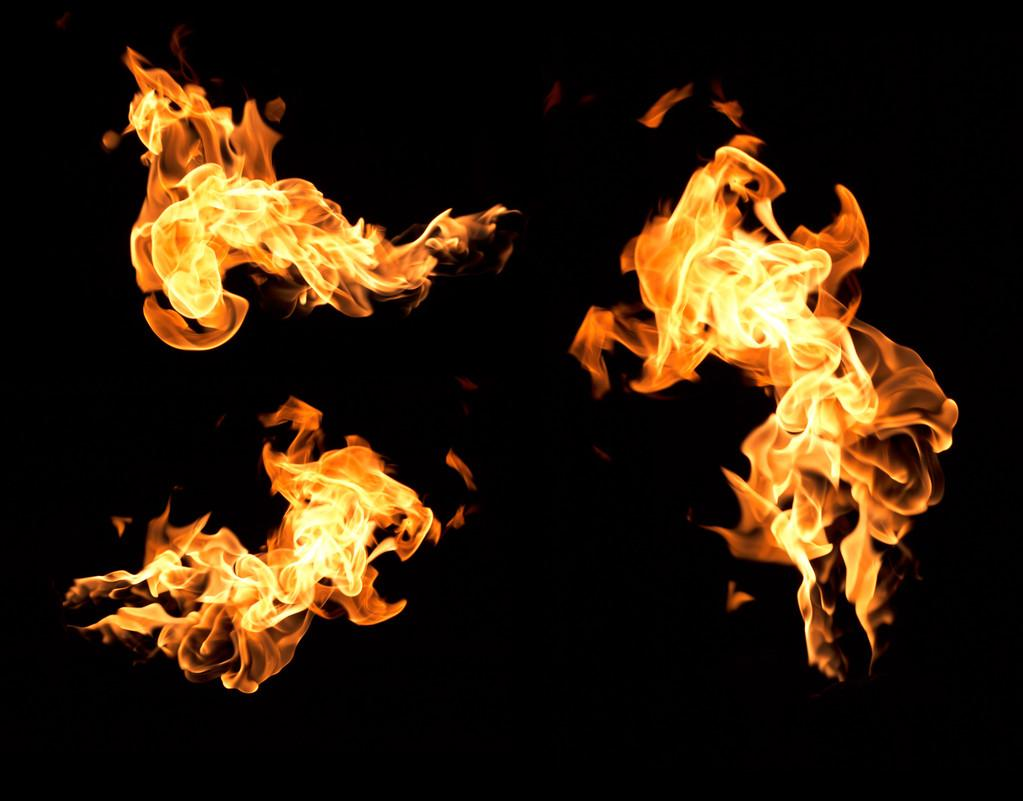
//> input picture original/6.jpg, 1023 x 801 px
$ ./main   (built with g++ and OpenCV 4)
//> lines starting //> are read from the running program, lines starting //| are printed output that depends on the picture; after the words box and inside, x2 and y2 are one past the last pixel; in counts of white or black regions, pixels touching at a corner belong together
#include <opencv2\opencv.hpp>
#include <iostream>
#include <math.h>

using namespace cv;
using namespace std;

double Judge(double in);
void RGBtoHIS(Mat& image_input, Mat& image_output);
void DrawFire(Mat &inputImg, Mat foreImg);
void FireDetection(Mat &image_input, Mat &image_output);

int main(int argc, char** argv) {
	Mat src = imread("E:\\vs_work\\firedetection\\6.jpg");
//> src is the input picture: 801 rows x 1023 cols, CV_8UC3; mean B, G, R 12.9, 31.6, 48.7
	Mat dst;

	FireDetection(src, dst);
	// [4 lines of commented-out code are left out]

	waitKey(0);

	return 0;
}

void FireDetection(Mat &image_input, Mat &image_output)
{
	image_output = Mat::zeros(image_input.size(), CV_8UC1); //初始化output矩阵
	Mat image_middle;
	if (image_input.empty()) {
		printf("could not load image...please try again!/n ");
	}
	if (image_output.empty() || image_output.channels() != 1) {
		printf("could not initialize output...please try again!/n ");
	}
	/*初始化程序报错*/
	RGBtoHIS( image_input,  image_middle);
//> after the loop in RGBtoHIS, `for (int i = 0; i < image_input.rows; i++)`:
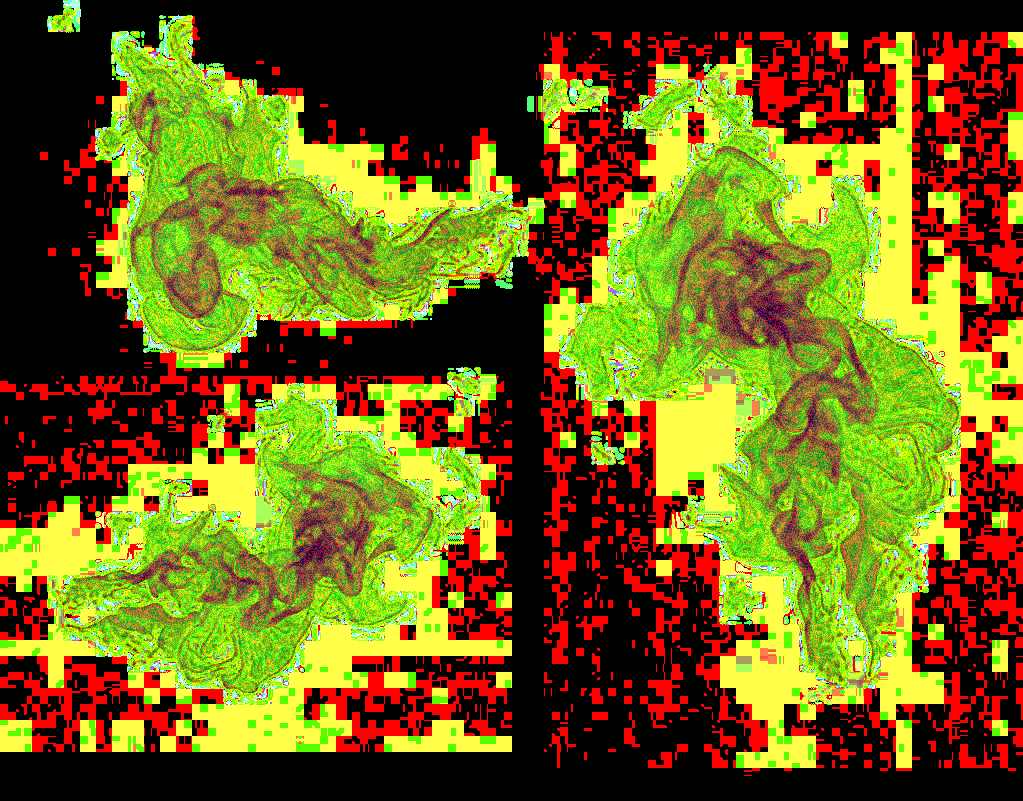
//> image_output: 801 rows x 1023 cols, CV_8UC3; mean B, G, R 23.9, 101.2, 112.3

	for (int i = 0; i < image_middle.rows; i++) {
		for (int j = 0; j < image_middle.cols; j++) {
			double H, S, I;
			H = image_middle.at<uchar>(i, image_middle.channels()*j + 0);
			S = image_middle.at<uchar>(i, image_middle.channels()*j + 1);
			I = image_middle.at<uchar>(i, image_middle.channels()*j + 2);

			if ((H>0 && H<60) && S>20 && S<255 && I>30 && I<255)
			{
				image_output.at<uchar>(i, j) = 255;
				//printf("H = %f", H);
			}
			else
			{
				image_output.at<uchar>(i, j) = 0;
			}
		}
	}
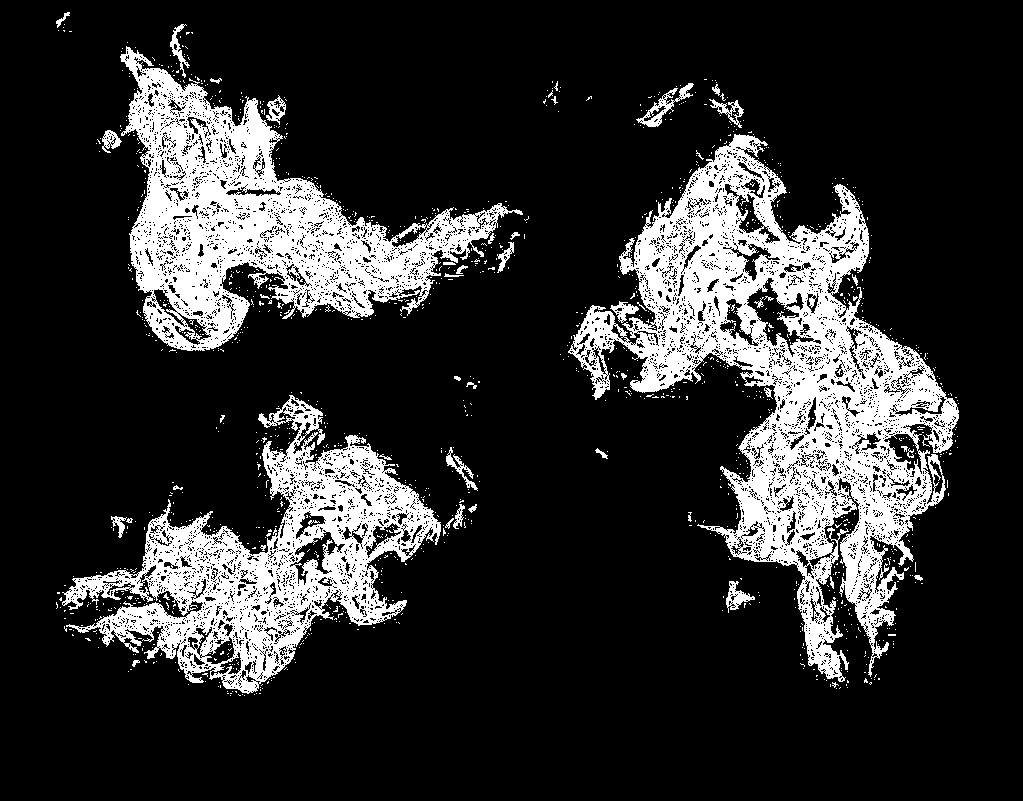
//> image_output: 801 rows x 1023 cols, CV_8UC1; 18.4% white; 1271 white regions (1224 under 20 px)
	namedWindow("original image", WINDOW_AUTOSIZE);
	imshow("original image", image_input);
	namedWindow("binary image", WINDOW_AUTOSIZE);
	imshow("binary image", image_output);
	imshow("HIS image", image_middle);
	DrawFire(image_input, image_output);
}

void DrawFire(Mat &inputImg, Mat foreImg)
{
	vector<vector<Point>> contours_set;//保存轮廓提取后的点集及拓扑关系

	findContours(foreImg, contours_set, RETR_EXTERNAL, CHAIN_APPROX_NONE);
//> contours_set = 1157 contours, 1130 with area under 20; largest, box (x1, y1, x2, y2) and area: (568, 134, 959, 682) 83587, (120, 46, 523, 351) 47972, (62, 395, 441, 694) 43534, (636, 83, 694, 127) 611, (726, 581, 755, 613) 354

	Mat result0;
	Scalar holeColor;
	Scalar externalColor;

	vector<vector<Point>>::iterator iter = contours_set.begin();

	for (; iter != contours_set.end(); )   //迭代器循环
	{
		Rect rect = boundingRect(*iter);
		/*	float radius;
		Point2f center;
		minEnclosingCircle(*iter, center, radius);*/

		if (rect.area()> 0)
		{
			rectangle(inputImg, rect, Scalar(0, 255, 0));  //scalar表示是什么颜色去框选
			++iter;
		}
		else
		{
			iter = contours_set.erase(iter);
		}
	}
//> this loop made 1157 passes
//> rect on passes 1 to 3: Rect(244, 695, 1, 1), Rect(230, 695, 1, 1), Rect(254, 694, 1, 1)
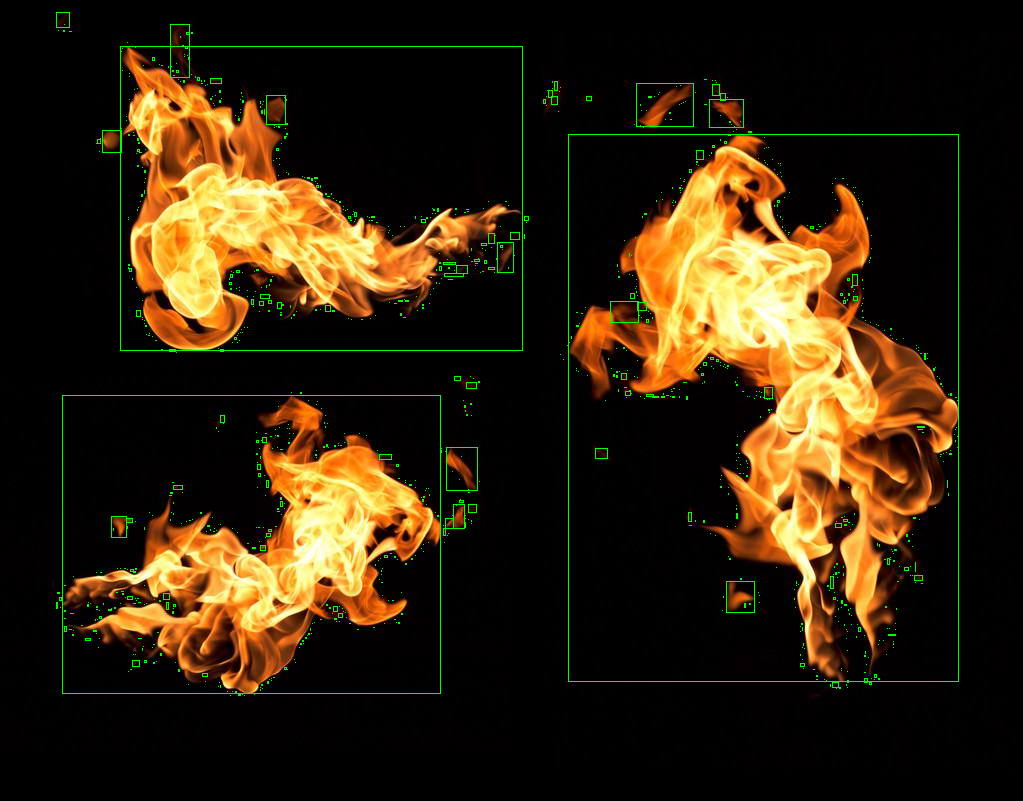
//> inputImg: 801 rows x 1023 cols, CV_8UC3; 1.21% of pixels changed, all inside (x1, y1, x2, y2) = (56, 12, 959, 696)
	imshow("Detect Fire", inputImg);
}

void RGBtoHIS(Mat& image_input, Mat& image_output)
{
	image_output = Mat::zeros(image_input.size(), CV_8UC3); //初始化output矩阵
	if (image_input.empty()) {
		printf("could not load RGBtoHIS image...please try again!/n ");
	}
	if (image_output.empty() || image_output.channels() != 3) {
		printf("could not initialize RGBtoHIS output...please try again!/n ");
	}
	/*初始化程序报错*/

	for (int i = 0; i < image_input.rows; i++) {
		for (int j = 0; j < image_input.cols; j++) {
			float R, G, B;
			B = image_input.at<uchar>(i, image_input.channels()*j + 0);
			G = image_input.at<uchar>(i, image_input.channels()*j + 1);
			R = image_input.at<uchar>(i, image_input.channels()*j + 2);


			//RGB转HIS公式编写
		/*	B = B / 255.0;
			G = G / 255.0;
			R = R / 255.0;*/
			float minRGB = min(min(R, G), B);

			double I = (R + B + G) / 3;
			double S = 1 - 3 * minRGB / (R + B + G);
			double H;
			double theta, den, num, esp = 0.0000001;
			double pi = 3.14159265;

			num = 0.5*((R - G) + (R - B));
			den = (R - G)*(R - G) + (R - B)*(G - B);
			den = sqrt(den);
			den = num / (den);   //den = num / (den+esp);
			theta = acos(den);

			if (G >= B)
			{
				H = theta;
			}
			else
			{
				H = 2 * pi - theta;
			}
			//H的单位是弧度
			//H = Judge(H * 255);
			//I = Judge(I * 255);
			//S = Judge(S * 255);
			H = H / (2 * pi);

			image_output.at<uchar>(i, image_output.channels()*j + 0) = H*360 ;
			image_output.at<uchar>(i, image_output.channels()*j + 1) = S*255 ;
			image_output.at<uchar>(i, image_output.channels()*j + 2) = I*255 ;
		}
	}
}

double Judge(double in)
{
	double out;
	if (in < 0)
	{
		out = 0;
	}
	if (in > 255)
	{
		out = 255;
	}
	else
	{
		out = in;
	}

	return out;
}

$ run again, with original/1.jpg copied over original/6.jpg
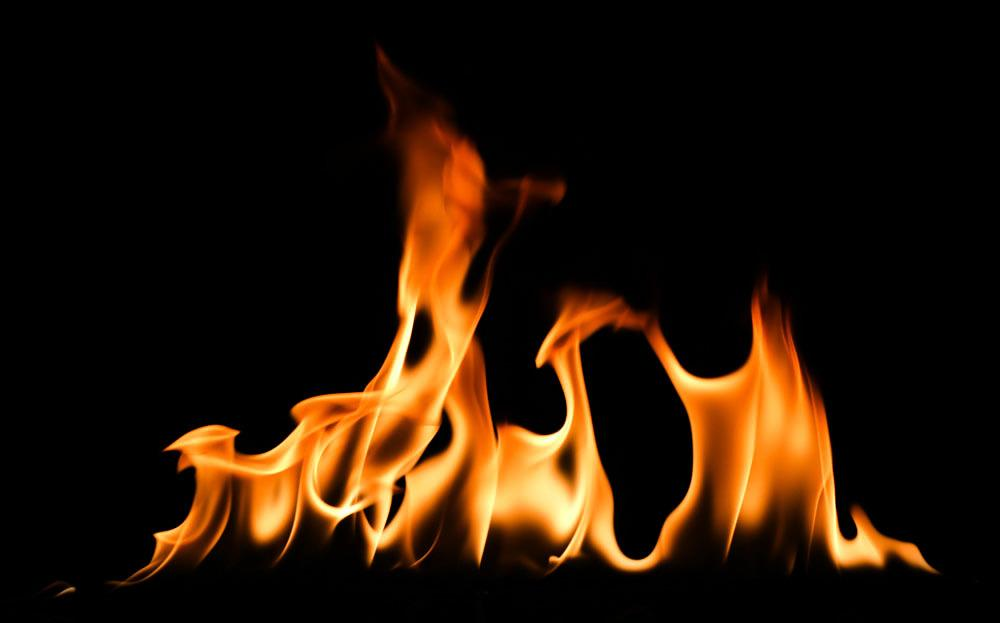
//> input picture original/1.jpg, 1000 x 623 px
//> src is the input picture: 623 rows x 1000 cols, CV_8UC3; mean B, G, R 6.2, 21.3, 38.4
//> after the loop in FireDetection, `for (int i = 0; i < image_middle.rows; i++)`:
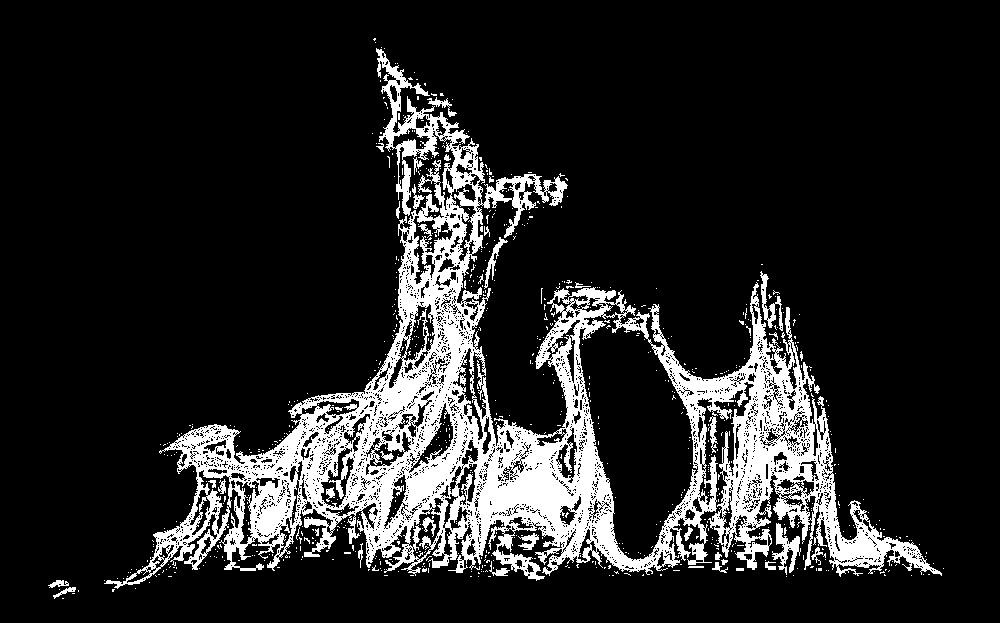
//> image_output: 623 rows x 1000 cols, CV_8UC1; 14.6% white; 745 white regions (706 under 20 px)
//> contours_set = 568 contours, 549 with area under 20; largest, box (x1, y1, x2, y2) and area: (104, 48, 942, 589) 127382, (772, 523, 801, 575) 463, (760, 271, 783, 331) 355, (484, 237, 508, 289) 178, (518, 533, 539, 550) 124
//> the loop in DrawFire, `for (; iter != contours_set.end(); )` made 568 passes
//> rect on passes 1 to 3: Rect(62, 598, 2, 1), Rect(72, 593, 3, 1), Rect(78, 590, 1, 2)
//> after the loop in DrawFire, `for (; iter != contours_set.end(); )`:
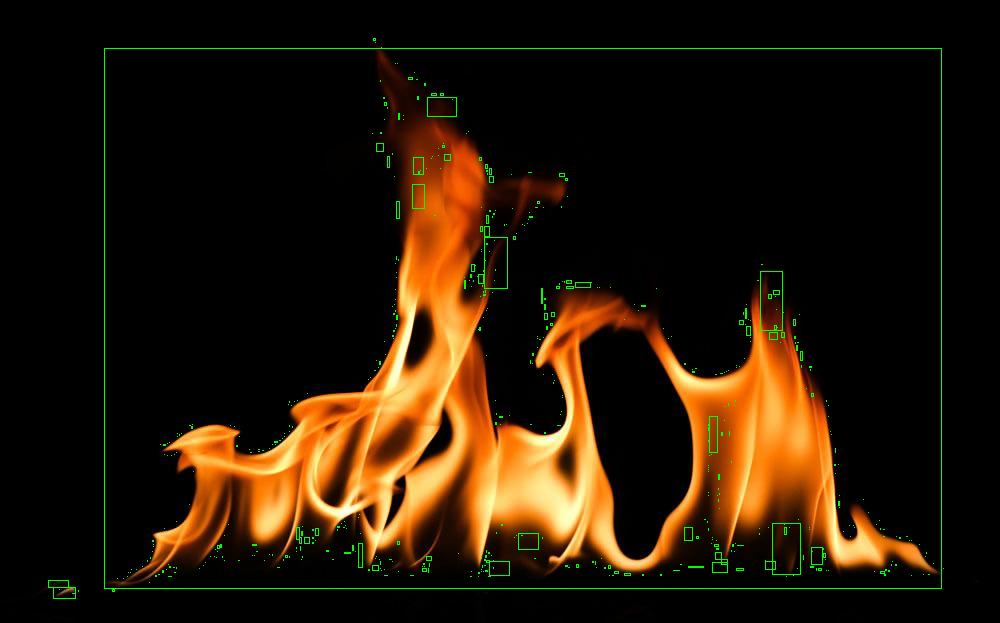
//> inputImg: 623 rows x 1000 cols, CV_8UC3; 1% of pixels changed, all inside (x1, y1, x2, y2) = (48, 38, 944, 599)

$ run again, with original/10.jpg copied over original/6.jpg
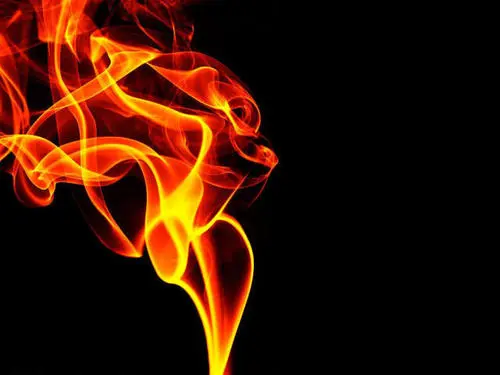
//> input picture original/10.jpg, 500 x 375 px
//> src is the input picture: 375 rows x 500 cols, CV_8UC3; mean B, G, R 3.1, 18.4, 52.9
//> after the loop in FireDetection, `for (int i = 0; i < image_middle.rows; i++)`:
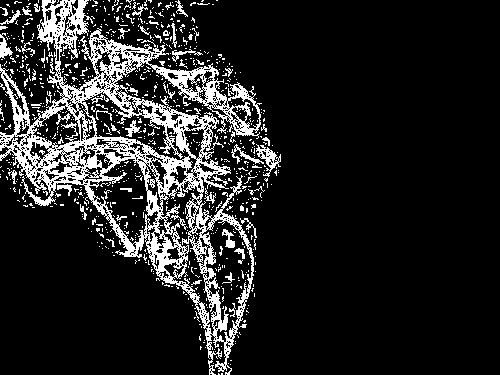
//> image_output: 375 rows x 500 cols, CV_8UC1; 13.9% white; 811 white regions (748 under 20 px)
//> contours_set = 588 contours, 571 with area under 20; largest, box (x1, y1, x2, y2) and area: (0, 0, 262, 375) 37842, (256, 144, 281, 177) 268, (0, 33, 13, 59) 123, (231, 144, 264, 164) 94, (172, 49, 203, 62) 61
//> the loop in DrawFire, `for (; iter != contours_set.end(); )` made 588 passes
//> rect on passes 1 to 3: Rect(221, 373, 2, 2), Rect(218, 373, 2, 2), Rect(230, 364, 1, 1)
//> after the loop in DrawFire, `for (; iter != contours_set.end(); )`:
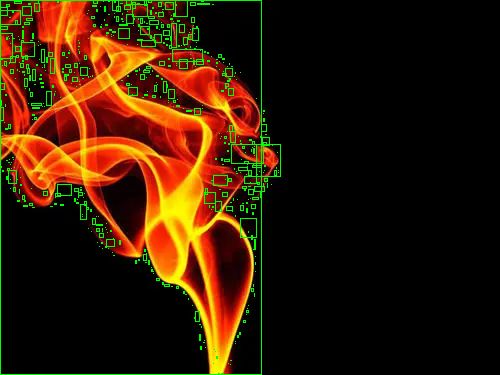
//> inputImg: 375 rows x 500 cols, CV_8UC3; 3.1% of pixels changed, all inside (x1, y1, x2, y2) = (0, 0, 281, 375)
